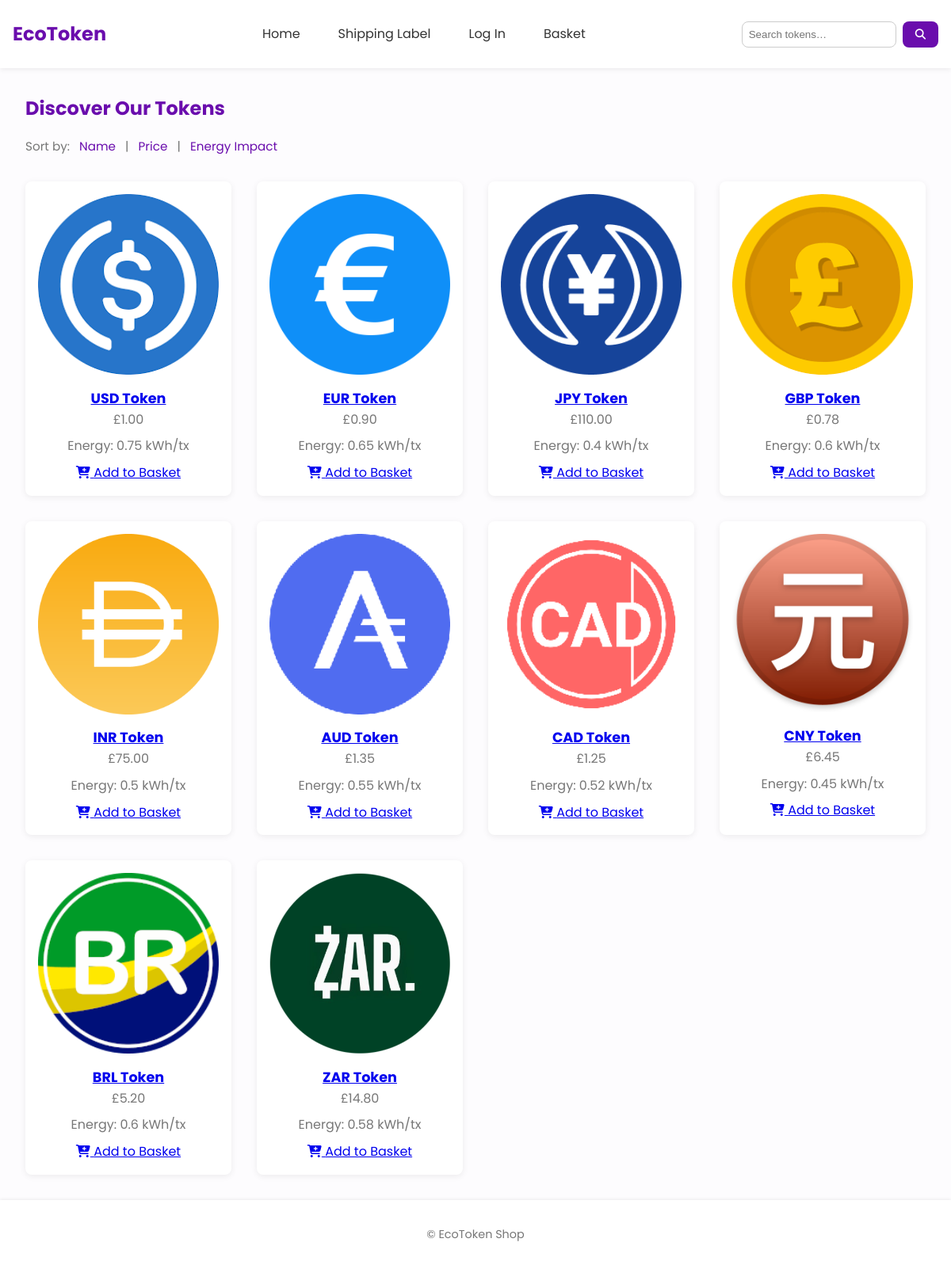
Screenshot of /search with the database file from the repository.
### tables this page shows
CREATE TABLE items (
  id             INTEGER PRIMARY KEY AUTOINCREMENT,
  name           TEXT    NOT NULL,
  description    TEXT    NOT NULL,
  image_filename TEXT    NOT NULL,
  price          REAL    NOT NULL,
  impact         REAL    NOT NULL
);

### app.py (the view)
    @app.route('/search')
    def search():
        q = f"%{request.args.get('q', '').strip()}%"
        items = g.db.execute(
            'SELECT * FROM items WHERE name LIKE ? OR description LIKE ?',
            (q, q)
        ).fetchall()
        return render_template('index.html', items=items)

### models.py (called while the page is built)
def get_db():
    conn = sqlite3.connect(current_app.config['DATABASE'])
    conn.row_factory = sqlite3.Row
    return conn

### templates/index.html (shortened to what this page needs)
{% extends "base.html" %}
{% block content %}
  <section class="token-section container">
    <h1>Discover Our Tokens</h1>
    <div class="sort-controls">
      Sort by:
      <a href="{{ url_for('index', sort='name') }}">Name</a> |
      <a href="{{ url_for('index', sort='price') }}">Price</a> |
      <a href="{{ url_for('index', sort='impact') }}">Energy Impact</a>
    </div>
    <div class="product-grid">
      {% for token in items %}
        <div class="product-card" data-item-id="{{ token.id }}">
          <a href="{{ url_for('about', item_id=token.id) }}">
            <img src="{{ url_for('static', filename='images/' ~ token.image_filename) }}"
                 alt="{{ token.name }} logo">
            <h3>{{ token.name }}</h3>
          </a>
          <p class="price">£{{ '%.2f'|format(token.price) }}</p>
          <p class="impact">Energy: {{ token.impact }} kWh/tx</p>
          <a class="btn" href="{{ url_for('add', item_id=token.id) }}">
            <i class="fas fa-cart-plus"></i> Add to Basket
          </a>
        </div>
      {% endfor %}
    </div>
  </section>
{% endblock %}

### static/css/style.css (style rules this page uses)
:root { --primary: #6a0dad; --accent: #9b59b6; --bg: #fdfcfe; --text: #333333; --muted: #777777; --white: #ffffff; --shadow: rgba(0, 0, 0, 0.07); --font-base: 'Poppins', sans-serif; --radius: 8px; --space-sm: 0.5rem; --space-md: 1rem; --space-lg: 2rem; }
*, *::before, *::after { box-sizing: border-box; margin: 0; padding: 0; }
html { font-size: 16px; }
body { font-family: var(--font-base); background: var(--bg); color: var(--text); line-height: 1.6; min-height: 100vh; }
.container { max-width: 1200px; margin: 0 auto; padding: var(--space-md); }
h1, h2 { color: var(--primary); margin-bottom: var(--space-md); }
.sort-controls { margin-bottom: var(--space-lg); font-size: 0.95rem; color: var(--muted); }
.sort-controls a { color: var(--primary); text-decoration: none; margin: 0 var(--space-sm); transition: text-decoration 0.2s; }
.product-grid { display: grid; grid-template-columns: repeat(auto-fit,minmax(250px,1fr)); gap: var(--space-lg); }
.product-card { background: var(--white); padding: var(--space-md); border-radius: var(--radius); box-shadow: 0 2px 8px var(--shadow); text-align: center; transition: transform 0.2s, box-shadow 0.2s; }
.product-card img { width: 100%; height: auto; border-radius: var(--radius); margin-bottom: var(--space-sm); }
.product-card h3 { margin-bottom: var(--space-xs); font-size: 1.1rem; }
.product-card p { margin-bottom: var(--space-sm); color: var(--muted); }

### rows the page displays
items: image_filename (picture), name "USD Token", price "1.00", impact "0.75"
items: image_filename (picture), name "EUR Token", price "0.90", impact "0.65"
items: image_filename (picture), name "JPY Token", price "110.00", impact "0.4"
items: image_filename (picture), name "GBP Token", price "0.78", impact "0.6"
items: image_filename (picture), name "INR Token", price "75.00", impact "0.5"
items: image_filename (picture), name "AUD Token", price "1.35", impact "0.55"
items: image_filename (picture), name "CAD Token", price "1.25", impact "0.52"
items: image_filename (picture), name "CNY Token", price "6.45", impact "0.45"
items: image_filename (picture), name "BRL Token", price "5.20", impact "0.6"
items: image_filename (picture), name "ZAR Token", price "14.80", impact "0.58"
